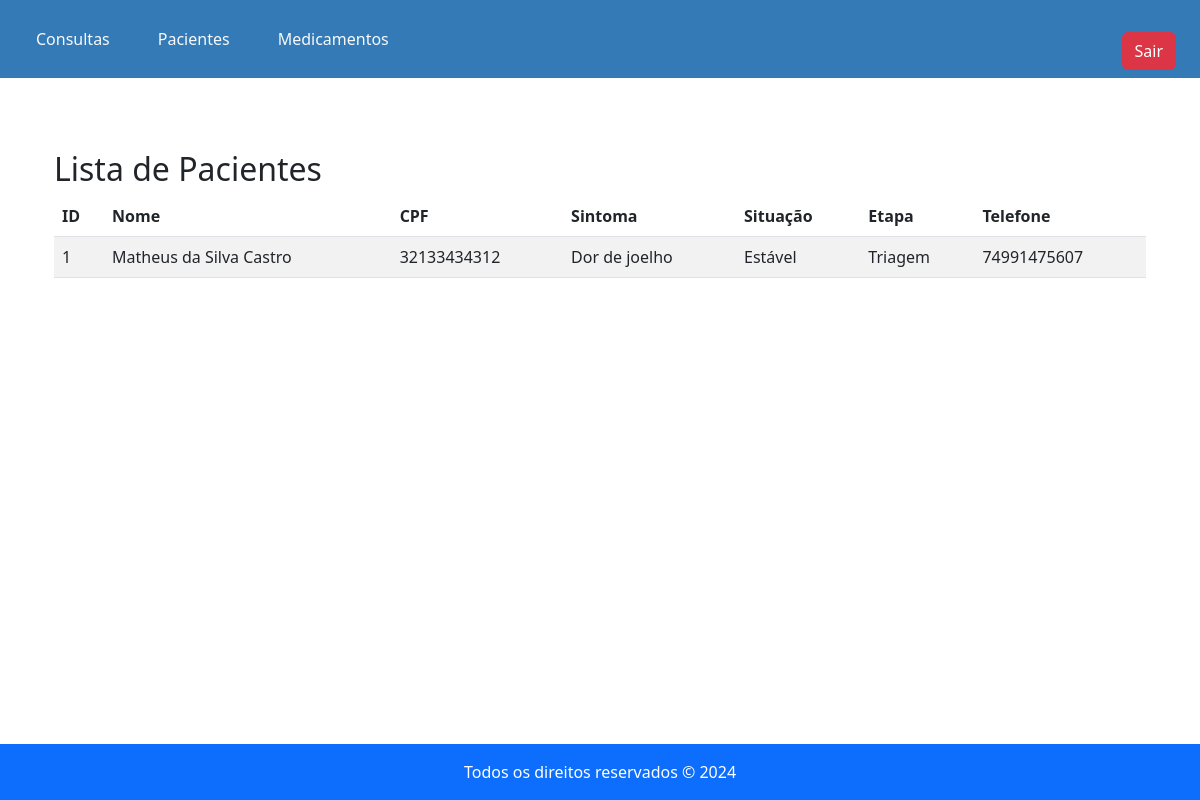
/lista_pacientes/, run on an earlier commit of the app's database.
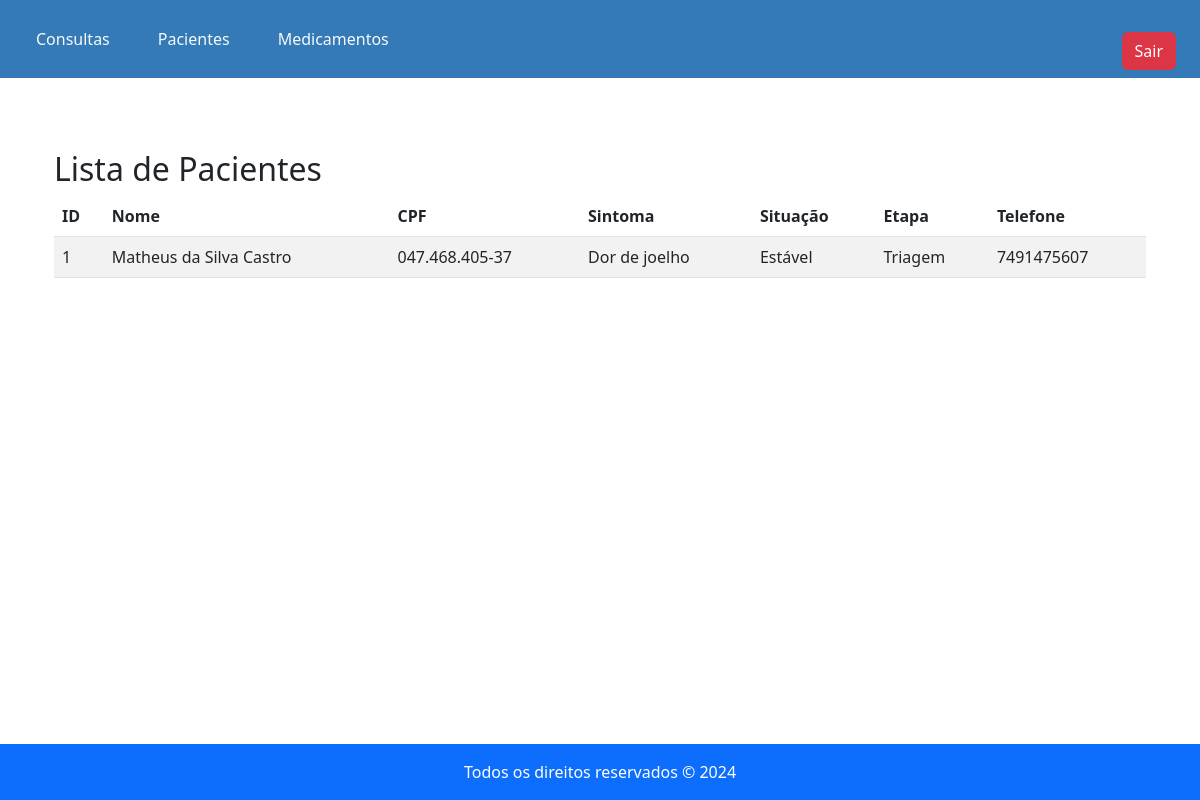
And on a later commit of the database.
### app1/models.py (models this page shows, shortened)
class Paciente(models.Model):
    class Situacao(models.TextChoices):
        ESTAVEL = 'Estável', 'Estável'
        MODERADO = 'Moderado', 'Moderado'
        GRAVE = 'Grave', 'Grave'
        CRÍTICO = 'Crítico', 'Crítico'
    class EstagioAtendimento(models.TextChoices):
        TRIAGEM = 'Triagem', 'Triagem'
        CONSULTA = 'Em Consulta', 'Em Consulta'
        ALTA = 'Alta', 'Alta'
    user = models.OneToOneField(User, on_delete=models.CASCADE, null=True, blank=True)
    nome = models.CharField(max_length=100, blank=False)
    sintoma = models.CharField(max_length=300, blank=False)
    situacao = models.CharField(max_length=12, choices=Situacao.choices, default=Situacao.ESTAVEL, blank=False)
    estado_consulta = models.CharField(max_length=12, choices=EstagioAtendimento.choices, default=EstagioAtendimento.TRIAGEM, blank=False)
    cpf = models.CharField(max_length=14, blank=False)
    data_nascimento = models.DateField(blank=False)
    endereco = models.CharField(max_length=250, blank=False)
    telefone = models.CharField(max_length=10, blank=False)
    telefone_familiar = models.CharField(max_length=10, blank=False)
    class Meta:
        constraints = [
            models.UniqueConstraint(fields=['cpf'], name='unique_paciente_cpf')
        ]

### app1/views.py (the view)
# urls.py: path('lista_pacientes/', lista_pacientes, name='lista_pacientes'),
def lista_pacientes(request):
    pacientes = Paciente.objects.all()
    return render(request, 'medico/pacientes/lista_pacientes.html', {'pacientes': pacientes})

### app1/templates/medico/pacientes/lista_pacientes.html (shortened to what this page needs)
{% extends 'medico/base_medico.html' %}
{% block content %}
<!DOCTYPE html>
<html lang="pt-BR">
<head>
    <link href="https://cdn.jsdelivr.net/npm/bootstrap@5.3.0/dist/css/bootstrap.min.css" rel="stylesheet">
</head>
<body>
    <div class="container mt-5">
        <h2>Lista de Pacientes</h2>
        <table class="table table-striped">
            <thead>
                <tr>
                    <th>ID</th>
                    <th>Nome</th>
                    <th>CPF</th>
                    <th>Sintoma</th>
                    <th>Situação</th>
                    <th>Etapa</th>
                    <th>Telefone</th>
                </tr>
            </thead>
            <tbody>
                {% for paciente in pacientes %}
                    <tr>
                        <td>{{ forloop.counter }}</td>
                        <td>{{ paciente.nome }}</td>
                        <td>{{ paciente.cpf }}</td>
                        <td>{{ paciente.sintoma }}</td>
                        <td>{{ paciente.situacao }}</td>
                        <td>{{ paciente.estado_consulta}}</td>
                        <td>{{ paciente.telefone}}</td>
                    </tr>
                {% empty %}
                    <tr>
                        <td colspan="7" class="text-center">Nenhum paciente encontrado.</td>
                    </tr>
                {% endfor %}
            </tbody>
        </table>
    </div>
</body>
</html>
{% endblock %}

What changed in the data, as far as the page shows it:
changed Paciente "Matheus da Silva Castro": cpf "32133434312" → "047.468.405-37"; telefone "74991475607" → "7491475607"
